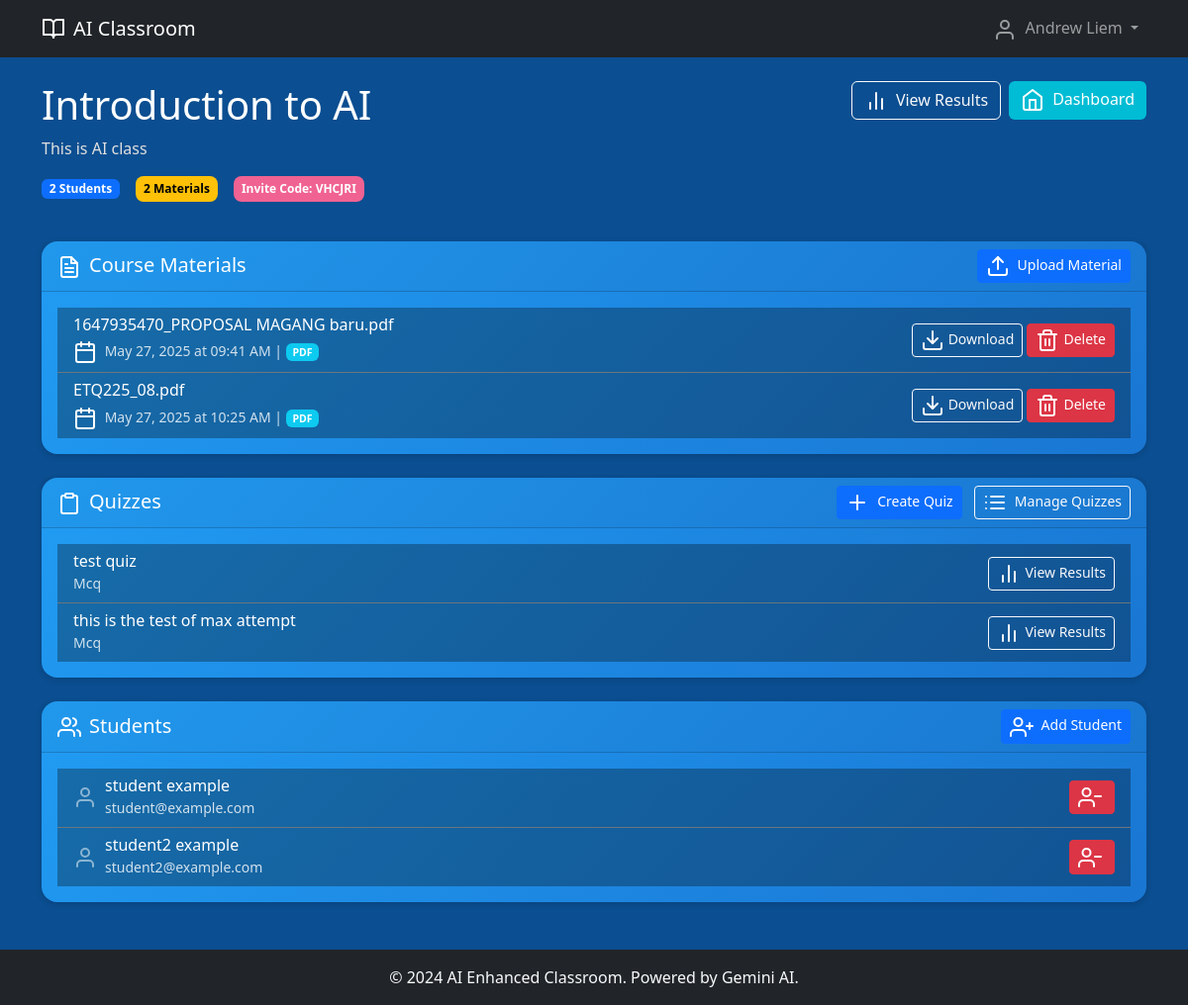
/teacher/classroom/1 (signed in), run on the app's committed database.
### models.py (models this page shows, shortened)
class User(UserMixin, db.Model):
    id = db.Column(db.Integer, primary_key=True)
    email = db.Column(db.String(120), unique=True, nullable=False)
    password_hash = db.Column(db.String(256), nullable=False)
    role = db.Column(db.String(20), nullable=False)  # 'teacher' or 'student'
    first_name = db.Column(db.String(100), nullable=False)
    last_name = db.Column(db.String(100), nullable=False)
    created_at = db.Column(db.DateTime, default=datetime.utcnow)
    taught_classrooms = db.relationship('Classroom', backref='teacher', lazy=True)
    enrollments = db.relationship('Enrollment', backref='student', lazy=True)
    self_evaluations = db.relationship('SelfEvaluation', backref='student', lazy=True)
    created_quizzes = db.relationship('Quiz', backref='teacher', lazy=True)
    @property
    def full_name(self):
        return f"{self.first_name} {self.last_name}"

class Classroom(db.Model):
    id = db.Column(db.Integer, primary_key=True)
    name = db.Column(db.String(200), nullable=False)
    description = db.Column(db.Text)
    invitation_code = db.Column(db.String(10), unique=True, nullable=False)
    teacher_id = db.Column(db.Integer, db.ForeignKey('user.id'), nullable=False)
    created_at = db.Column(db.DateTime, default=datetime.utcnow)
    enrollments = db.relationship('Enrollment', backref='classroom', lazy=True, cascade='all, delete-orphan')
    materials = db.relationship('Material', backref='classroom', lazy=True, cascade='all, delete-orphan')
    self_evaluations = db.relationship('SelfEvaluation', backref='classroom', lazy=True, cascade='all, delete-orphan')
    quizzes = db.relationship('Quiz', backref='classroom', lazy=True, cascade='all, delete-orphan')

class Material(db.Model):
    id = db.Column(db.Integer, primary_key=True)
    classroom_id = db.Column(db.Integer, db.ForeignKey('classroom.id'), nullable=False)
    title = db.Column(db.String(200), nullable=False)
    content = db.Column(db.Text)
    file_path = db.Column(db.String(500))
    file_type = db.Column(db.String(50))
    uploaded_at = db.Column(db.DateTime, default=datetime.utcnow)
    self_evaluations = db.relationship('SelfEvaluation', backref='material', lazy=True)

class Quiz(db.Model):
    id = db.Column(db.Integer, primary_key=True)
    title = db.Column(db.String(200), nullable=False)
    description = db.Column(db.Text)
    teacher_id = db.Column(db.Integer, db.ForeignKey('user.id'), nullable=False)
    classroom_id = db.Column(db.Integer, db.ForeignKey('classroom.id'), nullable=False)
    quiz_type = db.Column(db.String(20), nullable=False)  # 'mcq', 'true_false', 'essay'
    questions_json = db.Column(db.Text, nullable=False)
    time_limit_minutes = db.Column(db.Integer)  # NULL means no time limit
    passing_score = db.Column(db.Float, default=60.0)
    is_required = db.Column(db.Boolean, default=False)
    available_from = db.Column(db.DateTime)
    available_until = db.Column(db.DateTime)
    created_at = db.Column(db.DateTime, default=datetime.utcnow)
    published = db.Column(db.Boolean, default=False)
    max_attempts = db.Column(db.Integer) # NULL means unlimited attempts
    evaluations = db.relationship('SelfEvaluation', backref='quiz', lazy=True)

### routes.py (the view)
@app.route('/teacher/classroom/<int:classroom_id>')
@login_required
def teacher_classroom(classroom_id):
    if current_user.role != 'teacher':
        flash('Access denied', 'error')
        return redirect(url_for('index'))
    classroom = Classroom.query.filter_by(id=classroom_id, teacher_id=current_user.id).first_or_404()
    materials = Material.query.filter_by(classroom_id=classroom_id).all()
    enrollments = Enrollment.query.filter_by(classroom_id=classroom_id).all()
    students = [enrollment.student for enrollment in enrollments]
    quizzes = Quiz.query.filter_by(classroom_id=classroom_id).order_by(Quiz.created_at.desc()).all()
    return render_template('teacher/classroom.html',
                         classroom=classroom,
                         materials=materials,
                         students=students,
                         quizzes=quizzes)

### templates/teacher/classroom.html (shortened to what this page needs)
{% extends "base.html" %}
{% block content %}
<div class="d-flex justify-content-between align-items-start mb-4">
    <div>
        <h1 class="text-white">{{ classroom.name }}</h1>
        {% if classroom.description %}
            <p class="text-light-muted">{{ classroom.description }}</p>
        {% endif %}
        <div class="d-flex align-items-center gap-3 mb-3">
            <span class="badge bg-primary text-white">{{ students|length }} Students</span>
            <span class="badge-material">{{ materials|length }} Materials</span>
            <span class="badge-invite">Invite Code: {{ classroom.invitation_code }}</span>
        </div>
    </div>
    <div class="d-flex gap-2">
        <a href="{{ url_for('teacher_results', classroom_id=classroom.id) }}" class="btn btn-outline-light">
            <i data-feather="bar-chart-2" class="me-2"></i>View Results
        </a>
        <a href="{{ url_for('teacher_dashboard') }}" class="btn btn-gradient-teal">
            <i data-feather="home" class="me-2"></i>Dashboard
        </a>
    </div>
</div>
<div class="row">
    <div class="col-12 mb-4">
        <div class="card border-0 gradient-blue rounded-4">
            <div class="card-header d-flex justify-content-between align-items-center">
                <h5 class="mb-0 text-white">
                    <i data-feather="file-text" class="me-2 text-white"></i>Course Materials
                </h5>
                <button type="button" class="btn btn-primary btn-sm text-white" data-bs-toggle="modal" data-bs-target="#uploadModal">
                    <i data-feather="upload" class="me-2"></i>Upload Material
                </button>
            </div>
            <div class="card-body">
                {% if materials %}
                    <div class="list-group list-group-flush">
                        {% for material in materials %}
                            <div class="list-group-item border-secondary d-flex justify-content-between align-items-center text-white" style="background-color: rgba(0,0,0,0.3);">
                                <div>
                                    <h6 class="mb-1 text-white">{{ material.title }}</h6>
                                    <small class="text-white-80">
                                        <i data-feather="calendar" class="me-1 text-white"></i>
                                        {{ material.uploaded_at.strftime('%B %d, %Y at %I:%M %p') }}
                                        {% if material.file_type %}
                                            | <span class="badge bg-info text-white">{{ material.file_type.upper() }}</span>
                                        {% endif %}
                                    </small>
                                </div>
                                <div>
                                    {% if material.file_path %}
                                        <a href="{{ url_for('static', filename='../uploads/' + material.file_path) }}"
                                           class="btn btn-outline-light btn-sm" target="_blank">
                                            <i data-feather="download" class="me-1"></i>Download
                                        </a>
                                    {% endif %}
                                    <form action="{{ url_for('teacher_delete_material', classroom_id=classroom.id, material_id=material.id) }}" method="POST" class="d-inline">
                                        <button type="submit" class="btn btn-outline-danger btn-sm" onclick="return confirm('Are you sure you want to delete this material?');">
                                            <i data-feather="trash-2" class="me-1"></i>Delete
                                        </button>
                                    </form>
                                </div>
                            </div>
                        {% endfor %}
                    </div>
                {% else %}
                    <div class="text-center py-4 text-white">
                        <i data-feather="file-plus" class="text-white-50 mb-3" style="width: 48px; height: 48px;"></i>
                        <h6 class="text-white">No materials uploaded yet</h6>
                        <p class="text-white-80">Upload PDF or text files for your students to access.</p>
                    </div>
                {% endif %}
            </div>
        </div>
    </div>
    <div class="col-12 mb-4">
        <div class="card border-0 gradient-blue rounded-4">
            <div class="card-header d-flex justify-content-between align-items-center">
                <h5 class="mb-0 text-white">
                    <i data-feather="clipboard" class="me-2 text-white"></i>Quizzes
                </h5>
                <div>
                    <a href="{{ url_for('teacher_create_quiz', classroom_id=classroom.id) }}" class="btn btn-primary btn-sm text-white me-2">
                        <i data-feather="plus" class="me-2"></i>Create Quiz
                    </a>
                    <a href="{{ url_for('teacher_quizzes', classroom_id=classroom.id) }}" class="btn btn-outline-light btn-sm">
                        <i data-feather="list" class="me-2"></i>Manage Quizzes
                    </a>
                </div>
            </div>
            <div class="card-body">
                {% if quizzes %}
                    <div class="list-group list-group-flush">
                        {% for quiz in quizzes %}
                            <div class="list-group-item border-secondary text-white d-flex justify-content-between align-items-center" style="background-color: rgba(0,0,0,0.3);">
                                <div>
                                    <h6 class="mb-0 text-white">{{ quiz.title }}</h6>
                                    <small class="text-white-80">{{ quiz.quiz_type.title() }}</small>
                                </div>
                                <a href="{{ url_for('teacher_quiz_results', quiz_id=quiz.id) }}" class="btn btn-outline-light btn-sm">
                                    <i data-feather="bar-chart-2" class="me-1"></i>View Results
                                </a>
                            </div>
                        {% endfor %}
                    </div>
                {% else %}
                    <div class="text-center py-4 text-white">
                        <i data-feather="clipboard" class="text-white-50 mb-3" style="width: 48px; height: 48px;"></i>
                        <h6 class="text-white">No quizzes created yet</h6>
                        <p class="text-white-80">Create quizzes for this classroom from the Quizzes page.</p>
                    </div>
                {% endif %}
            </div>
        </div>
    </div>
    <div class="col-12 mb-4">
        <div class="card border-0 gradient-blue rounded-4">
            <div class="card-header d-flex justify-content-between align-items-center">
                <h5 class="mb-0 text-white">
                    <i data-feather="users" class="me-2 text-white"></i>Students
                </h5>
                <button type="button" class="btn btn-primary btn-sm text-white" data-bs-toggle="modal" data-bs-target="#addStudentModal">
                    <i data-feather="user-plus" class="me-2"></i>Add Student
                </button>
            </div>
            <div class="card-body">
                {% if students %}
                    <div class="list-group list-group-flush">
                        {% for student in students %}
                            <div class="list-group-item border-secondary text-white d-flex justify-content-between align-items-center" style="background-color: rgba(0,0,0,0.3);">
                                <div class="d-flex align-items-center">
                                    <i data-feather="user" class="me-2 text-white-50"></i>
                                    <div>
                                        <h6 class="mb-0 text-white">{{ student.full_name }}</h6>
                                        <small class="text-white-80">{{ student.email }}</small>
                                    </div>
                                </div>
                                <form action="{{ url_for('teacher_remove_student', classroom_id=classroom.id, student_id=student.id) }}" method="POST" class="d-inline">
                                    <button type="submit" class="btn btn-outline-danger btn-sm" onclick="return confirm('Are you sure you want to remove {{ student.full_name }} from this classroom?');">
                                        <i data-feather="user-minus" class="me-1"></i>
                                    </button>
                                </form>
                            </div>
                        {% endfor %}
                    </div>
                {% else %}
                    <div class="text-center py-4 text-white">
                        <i data-feather="user-plus" class="text-white-50 mb-3" style="width: 48px; height: 48px;"></i>
                        <h6 class="text-white">No students enrolled</h6>
                        <p class="text-white-80">Add students by email or share the invitation code.</p>
                    </div>
                {% endif %}
            </div>
        </div>
    </div>
</div>
{% endblock %}

### templates/base.html (shortened to what this page needs)
<!DOCTYPE html>
<html lang="en">
<head>
    <link href="https://cdn.jsdelivr.net/npm/bootstrap@5.3.0/dist/css/bootstrap.min.css" rel="stylesheet">
    <link rel="stylesheet" href="https://cdnjs.cloudflare.com/ajax/libs/font-awesome/6.4.0/css/all.min.css">
</head>
<body class="d-flex flex-column min-vh-100" style="background-color: #0b4e91;">
    <nav class="navbar navbar-expand-lg navbar-dark bg-dark">
        <div class="container">
            <a class="navbar-brand d-flex align-items-center" href="{{ url_for('index') }}">
                <i data-feather="book-open" class="me-2"></i>
                AI Classroom
            </a>
            <div class="collapse navbar-collapse" id="navbarNav">
                <ul class="navbar-nav ms-auto">
                    {% if current_user.is_authenticated %}
                        <li class="nav-item dropdown">
                            <a class="nav-link dropdown-toggle" href="#" role="button" data-bs-toggle="dropdown">
                                <i data-feather="user" class="me-1"></i>
                                {{ current_user.full_name }}
                            </a>
                        </li>
                    {% endif %}
                </ul>
            </div>
        </div>
    </nav>
    <main class="container my-4 flex-grow-1">
        {% if error_message %}
            <div class="text-center py-5">
                <i data-feather="alert-circle" class="text-warning" style="width: 64px; height: 64px;"></i>
                <h2 class="mt-3">{{ error_message }}</h2>
                <a href="{{ url_for('index') }}" class="btn btn-primary mt-3">
                    <i data-feather="home" class="me-2"></i>Go Home
                </a>
            </div>
        {% else %}
            {% block content %}{% endblock %}
        {% endif %}
    </main>
    <footer class="bg-dark text-light py-3 mt-auto">
        <div class="container text-center">
            <p class="mb-0">&copy; 2024 AI Enhanced Classroom. Powered by Gemini AI.</p>
        </div>
    </footer>
</body>
</html>

### data on the page
User: full_name "Andrew Liem"
Classroom: name "Introduction to AI", description "This is AI class", invitation_code "VHCJRI"
Material: title "1647935470_PROPOSAL MAGANG baru.pdf", uploaded_at "May 27, 2025 at 09:41 AM", file_type "PDF"
Material: title "ETQ225_08.pdf", uploaded_at "May 27, 2025 at 10:25 AM", file_type "PDF"
Quiz: title "test quiz", quiz_type "Mcq"
Quiz: title "this is the test of max attempt", quiz_type "Mcq"
User: full_name "student example", email "student@example.com"
User: full_name "student2 example", email "student2@example.com"

### other printed values
{{ students|length }} "2"
{{ materials|length }} "2"
